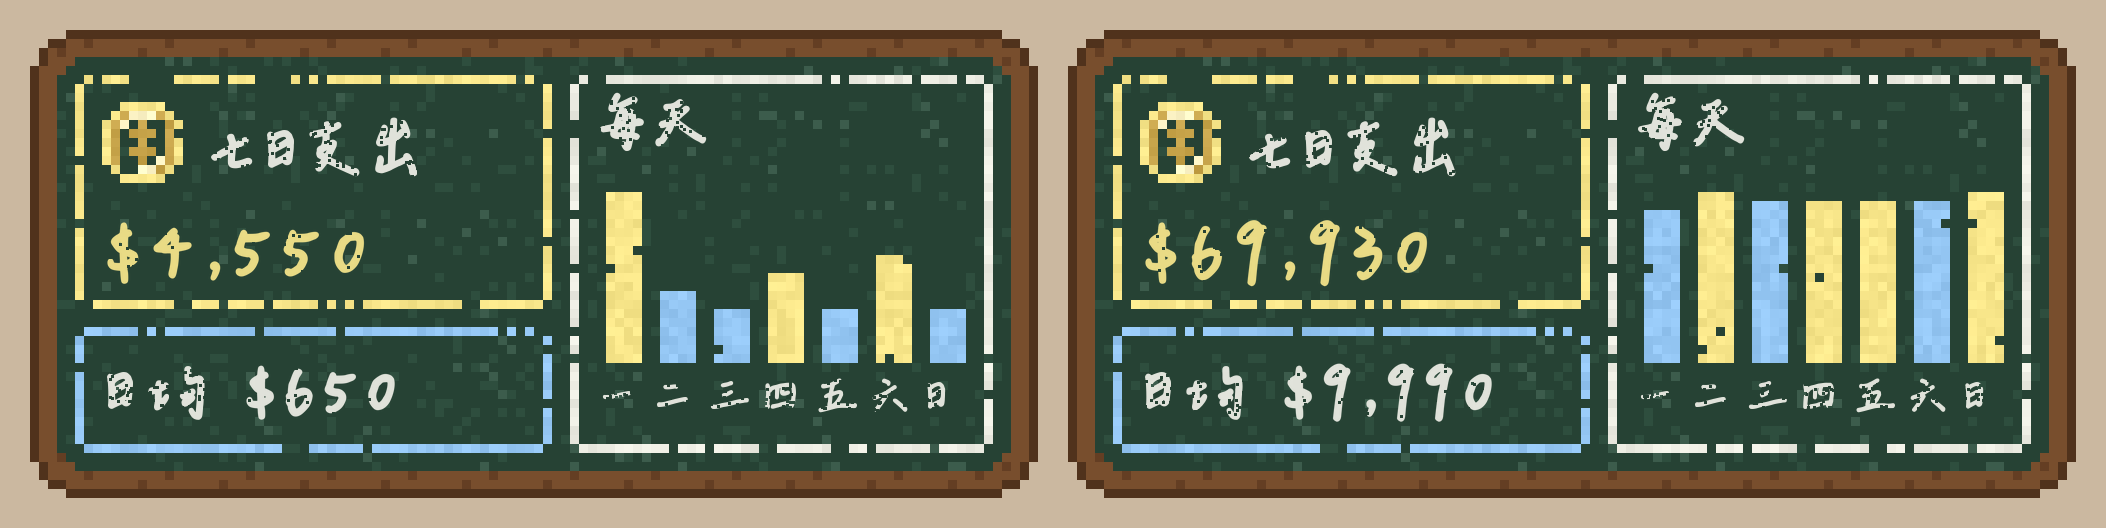

Recreate this plot in Python.
"""七日回顧中型小工具預覽：照使用者之前的黑板粉筆像素風（chalk.py／big.py）的畫法"""
import math
import random
import sys
from PIL import Image, ImageDraw, ImageFont
from holes import LOOPS
from PIL import ImageFilter

FONT = sys.argv[1]
OUT = sys.argv[2]
NUMFONT = sys.argv[3] if len(sys.argv) > 3 else FONT
BOARD = (38, 66, 52)
TEXT = (240, 240, 232)
YELLOW = (250, 232, 140)
BLUE = (150, 200, 245)
PINK = (245, 160, 175)
G, GH = 112, 52  # 中型 338×158 點，一格 3 點
s = 9  # 一格 9 像素（3 倍螢幕）


def jit(c):
    v = random.randint(-12, 8)
    return tuple(max(0, min(255, x + v)) for x in c)


def px(d, x, y, c):
    d.rectangle([x * s, y * s, x * s + s - 1, y * s + s - 1], fill=c)


def board(d):
    R, FR = 6, 3
    for y in range(GH):
        for x in range(G):
            cx, cy = x + 0.5, y + 0.5
            e = min(cx, cy, G - cx, GH - cy)
            if (cx < R or cx > G - R) and (cy < R or cy > GH - R):
                ccx = R if cx < R else G - R
                ccy = R if cy < R else GH - R
                e = R - math.hypot(cx - ccx, cy - ccy)
            if e < 0:
                continue
            if e < 1:
                c = (80, 50, 28)
            elif e < FR + 0.3:
                c = (120, 78, 45) if (x + y * 3) % 9 else (100, 62, 35)
            else:
                r = random.random()
                c = (46, 78, 62) if r < 0.08 else (60, 92, 76) if r < 0.1 else BOARD
            px(d, x, y, c)


def chalk_rect(d, x0, y0, w, h, c):
    for x in range(x0 + 1, x0 + w - 1):
        for y in (y0, y0 + h - 1):
            if random.random() > 0.15:
                px(d, x, y, jit(c))
    for y in range(y0 + 1, y0 + h - 1):
        for x in (x0, x0 + w - 1):
            if random.random() > 0.15:
                px(d, x, y, jit(c))


def sprite(d, rows, pal, ox, oy):
    for y, r in enumerate(rows):
        for x, ch in enumerate(r):
            if ch == '.':
                continue
            if random.random() < 0.05:
                continue
            px(d, ox + x, oy + y, jit(pal[ch]))


DIG = {
    '0': ['0110', '1001', '1001', '1001', '1001', '1001', '0110'], '1': ['0010', '0110', '0010', '0010', '0010', '0010', '0111'],
    '2': ['0110', '1001', '0001', '0010', '0100', '1000', '1111'], '3': ['1110', '0001', '0001', '0110', '0001', '0001', '1110'],
    '4': ['0010', '0110', '1010', '1010', '1111', '0010', '0010'], '5': ['1111', '1000', '1110', '0001', '0001', '1001', '0110'],
    '6': ['0110', '1000', '1000', '1110', '1001', '1001', '0110'], '7': ['1111', '0001', '0010', '0010', '0100', '0100', '0100'],
    '8': ['0110', '1001', '1001', '0110', '1001', '1001', '0110'], '9': ['0110', '1001', '1001', '0111', '0001', '0001', '0110'],
    ',': ['00', '00', '00', '00', '01', '01', '10'],
}


def digits(d, text, x, y, c):
    for ch in text:
        g = DIG[ch]
        for j, row in enumerate(g):
            for i, b in enumerate(row):
                if b == '1':
                    px(d, x + i, y + j, jit(c))
        x += len(g[0]) + 1
    return x


def ink(font, text, track):
    """整行字實際有墨的上下範圍、總寬：真的畫出來量（這套字型回報的字框不準，底部都一樣低）"""
    top, bot, w = 1e9, -1e9, 0
    for i, ch in enumerate(text):
        m = Image.new('L', (int(font.size * 3), int(font.size * 3)), 0)
        ImageDraw.Draw(m).text((font.size, font.size), ch, font=font, fill=255)
        bb = m.getbbox()
        if bb:
            top, bot = min(top, bb[1] - font.size), max(bot, bb[3] - font.size)
        w += font.getlength(ch) + (track if i < len(text) - 1 else 0)
    return top, bot, w


GROW = 0.4
SS = 2  # 數字先用 2 倍大畫、算洞，再縮小（洞的邊才會圓滑）


def _glyph(ch, big, sw):
    font = ImageFont.truetype(NUMFONT, big)
    m = Image.new('L', (big * 2, big * 2), 0)
    ImageDraw.Draw(m).text((big // 2, big // 4), ch, font=font, fill=255, stroke_width=sw, stroke_fill=255)
    return m


def stem_width(m, frm=0.72, to=0.92):
    """量筆畫粗細：字的下段（只有一根直筆的地方）每一列有墨的寬度，取中位數"""
    import numpy as np
    a = np.array(m) > 127
    rows = np.where(a.any(1))[0]
    t, b = rows[0], rows[-1]
    ws = [a[y].sum() for y in range(int(t + (b - t) * frm), int(t + (b - t) * to))]
    return float(np.median(ws))


GROW_DIGITS = {}  # 使用者決定：數字全部照字型原本的樣子，不改洞
# 4、9：使用者圈的地方（4 的上半部：斜線、三角、橫線；9 的頭）筆畫兩側各削掉一點變細，形狀不動，洞自然變大。
# (區域下緣佔字高的比例, 每側削掉幾支筆粗)
THIN = {}


def _erode(mask, r):
    """往內縮 r 像素（交替用十字、方形，接近圓形，邊才不會變方）"""
    import numpy as np
    a = np.array(mask) > 127
    for i in range(int(round(r))):
        b = a.copy()
        b[1:] &= a[:-1]
        b[:-1] &= a[1:]
        b[:, 1:] &= a[:, :-1]
        b[:, :-1] &= a[:, 1:]
        if i % 2:
            b[1:, 1:] &= a[:-1, :-1]
            b[:-1, :-1] &= a[1:, 1:]
            b[1:, :-1] &= a[:-1, 1:]
            b[:-1, 1:] &= a[1:, :-1]
        a = b
    return Image.fromarray((a * 255).astype('uint8'))


def _counters(m):
    """字裡本來就有的洞（從外面填不到的空白）"""
    f = m.point(lambda v: 255 if v > 127 else 0)
    ImageDraw.floodfill(f, (0, 0), 128)
    return f.point(lambda v: 255 if v == 0 else 0)


def _area(mask):
    return mask.point(lambda v: 1 if v else 0).histogram()[1]


def digit_mask(ch, size, sw):
    """一個數字的不透明度圖（size 大小），一律在 500 像素大的字上處理再縮小"""
    big = 500
    bsw = max(1, round(sw * big / size))
    pen = stem_width(_glyph('1', big, bsw))
    m = _glyph(ch, big, bsw)
    if ch in THIN:
        import numpy as np
        bottom, amount = THIN[ch]
        a = np.array(m) > 127
        # 每一點離邊緣多遠（一層一層往內縮，數存活幾層）
        depth = np.zeros(a.shape, dtype=np.int16)
        cur = Image.fromarray((a * 255).astype('uint8'))
        T = int(round(pen * amount))
        for i in range(T + 1):
            ca = np.array(cur) > 127
            depth += ca
            cur = _erode(cur, 1) if i % 2 == 0 else cur.filter(ImageFilter.MinFilter(3))
        ys = np.nonzero(a.any(1))[0]
        top, bot = ys[0], ys[-1]
        edge = top + (bot - top) * bottom
        # 區域內削 T 層；區域邊界往下一支筆的距離慢慢變回原本的粗細
        yy = np.arange(a.shape[0])[:, None]
        w = np.clip((edge + pen * 0.8 - yy) / (pen * 1.6), 0, 1)
        keep = depth > (w * T)
        m = Image.fromarray((keep * 255).astype('uint8')).filter(ImageFilter.GaussianBlur(2.2)).point(lambda v: 255 if v > 127 else 0).filter(ImageFilter.GaussianBlur(1))
    if ch in GROW_DIGITS:
        target = _area(_counters(_glyph('6', big, bsw))) * GROW_DIGITS[ch] * 2
        solid = m.point(lambda v: 255 if v > 127 else 0)
        f = solid.copy()
        ImageDraw.floodfill(f, (0, 0), 128)
        solid = f.point(lambda v: 0 if v == 128 else 255)
        room = solid
        for _ in range(int(pen * 0.6)):
            room = room.filter(ImageFilter.MinFilter(3))
        hole = _counters(m)
        for _ in range(int(pen * 2)):
            if _area(hole) >= target:
                break
            grown = Image.composite(hole.filter(ImageFilter.MaxFilter(3)), hole, room)
            if grown.tobytes() == hole.tobytes():
                break
            hole = grown
        hole = hole.filter(ImageFilter.GaussianBlur(pen * 0.15)).point(lambda v: 255 if v > 110 else 0)
        m = Image.composite(Image.new('L', m.size, 0), m, hole)
    return m.resize((size * 2, size * 2), Image.LANCZOS)


def chalk_text(im, x, cy, text, col, size, num=False):
    """照 chalk.py：字加描邊、92% 不透明，再隨機挖小洞；cy＝這行字墨跡的垂直中心；數字字距拉開"""
    size = int(size)
    font = ImageFont.truetype(NUMFONT if num else FONT, size)
    track = size * 0.12 if num else size * 0.04
    top, bot, w = ink(font, text, track)
    y = cy - (top + bot) / 2
    lay = Image.new('RGBA', im.size, (0, 0, 0, 0))
    dl = ImageDraw.Draw(lay)
    sw = max(1, round(size / 42))
    cx = x
    for ch in text:
        if num:
            mk = digit_mask(ch, size, sw).point(lambda v: v * 235 // 255)
            ox, oy = int(round(cx)) - size // 2, int(round(y)) - size // 4
            solid = Image.new('RGBA', mk.size, col + (0,))
            solid.putalpha(mk)
            lay.alpha_composite(solid, (max(0, ox), max(0, oy)), (max(0, -ox), max(0, -oy)))
        else:
            dl.text((cx, y), ch, font=font, fill=col + (235,), stroke_width=sw, stroke_fill=col + (235,))
        cx += font.getlength(ch) + track
    dl = ImageDraw.Draw(lay)
    for _ in range(int(w * size / (420 if num else 95))):
        hx = random.randint(int(x) - 2, int(x + w))
        hy = random.randint(int(y + top), int(y + bot))
        dl.rectangle([hx, hy, hx + 2, hy + 2], fill=(0, 0, 0, 0))
    im.alpha_composite(lay)


def fit(text, size, maxw):
    """字太寬就縮小，放得進 maxw 像素（含字距）"""
    while size > 20 and ink(ImageFont.truetype(NUMFONT, int(size)), text, int(size) * 0.12)[2] > maxw:
        size -= 2
    return size


COIN = (['..YYYYY..', '.YOWWWOY.', 'YOW.O.WOY', 'YO.OOO.OY', 'YO..O..OY', 'YO.OOO.OY', 'YOW.O.WOY', '.YOWWWOY.', '..YYYYY..'],
        {'Y': YELLOW, 'O': (200, 165, 75), 'W': (255, 246, 200)})


def widget(days, out):
    random.seed(11)
    total = sum(days)
    avg = round(total / 7)
    im = Image.new('RGBA', (G * s, GH * s), (0, 0, 0, 0))
    d = ImageDraw.Draw(im)
    board(d)
    texts = []
    # 左上：七日支出（標題跟硬幣同高、金額在下半部置中）
    chalk_rect(d, 5, 5, 53, 26, YELLOW)
    sprite(d, *COIN, 8, 8)
    texts.append((19.5 * s, 13 * s, '七日支出', TEXT, 8.6 * s, False))
    texts.append((8.5 * s, 24.8 * s, f'${total:,}', YELLOW, fit(f'${total:,}', (11 if NUMFONT == FONT else 8.6) * s, 46 * s), True))
    # 左下：日均（字和金額都在框的正中間）
    chalk_rect(d, 5, 33, 53, 14, BLUE)
    texts.append((8 * s, 40.3 * s, '日均', TEXT, 8.4 * s, False))
    texts.append((24 * s, 40.3 * s, f'${avg:,}', TEXT, fit(f'${avg:,}', (9.6 if NUMFONT == FONT else 7.4) * s, 31 * s), True))
    # 右：每天柱狀圖
    chalk_rect(d, 60, 5, 47, 42, (238, 238, 228))
    texts.append((63 * s, 10.2 * s, '每天', TEXT, 8 * s, False))
    top = max(days)
    # 固定由星期一排到星期日（七天剛好每個星期幾各一天；示範資料的第 0 天是星期六）
    week = [days[(i + 2) % 7] for i in range(7)]
    for i, v in enumerate(week):
        bh = max(1, round(v / top * 19))
        x = 64 + i * 6
        for a in range(4):
            for b in range(bh):
                if random.random() > 0.015:
                    px(d, x + a, 36 - b, jit(YELLOW if v >= avg else BLUE))
        texts.append(((x - 0.8) * s, 40.6 * s, '一二三四五六日'[i], TEXT, 6.2 * s, False))
    for x, cy, t, c, size, num in texts:
        chalk_text(im, x, cy, t, c, size, num)
    im.save(out)


widget([820, 410, 1300, 560, 380, 690, 390], OUT + '-a.png')
widget([9800, 10200, 9500, 10400, 9900, 10100, 10030], OUT + '-b.png')
